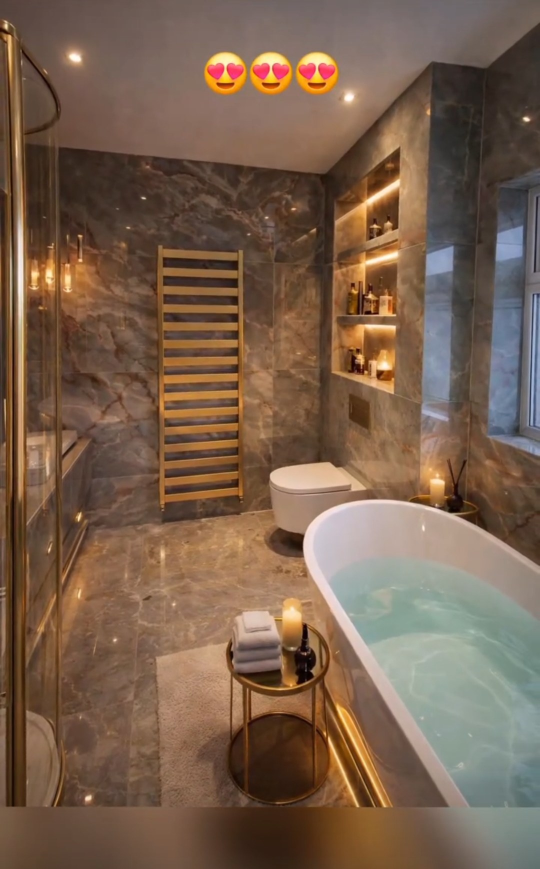
#> input picture src/originals/project-brass-suite.jpg, 1080 x 1738 px (shown at 1/2 size)
$ python images.py
#> lines starting #> are read from the running program, lines starting #| are printed output that depends on the picture
"""Generate web images from src/originals into assets/img.

  python3 tools/images.py

For every photo: crop away watermarks / Instagram overlays, then write
WebP and JPEG at each width in WIDTHS (never upscaled). Also builds the
transparent logo mark, favicons and the 1200x630 social share image.
Needs Pillow (pip install pillow).
"""
from pathlib import Path
from PIL import Image, ImageOps

ROOT = Path(__file__).resolve().parent.parent
SRC = ROOT / "src" / "originals"
OUT = ROOT / "assets" / "img"
WIDTHS = (640, 1080)

# name: (left, top, right, bottom) crop box in source pixels, None = keep all
PHOTOS = {
    "project-brass-suite":   (0, 235, 1080, 1600),   # emoji overlay + story bar
    "project-onyx-wetroom":  (0, 0, 1080, 1590),     # "Custom by" signature
    "project-stone-ensuite": (0, 0, 1080, 1420),     # old logo badge
    "project-star-dark":     (0, 0, 1086, 1225),     # watermark
    "project-star-light":    (0, 0, 1080, 1205),     # watermark
    "project-cloakroom":     (0, 0, 1023, 1320),     # watermark
}


def save_variants(im, name):
    for w in WIDTHS:
        r = im if im.width <= w else im.resize((w, round(im.height * w / im.width)), Image.LANCZOS)
        r.save(OUT / f"{name}-{w}.webp", "WEBP", quality=78, method=6)
        r.save(OUT / f"{name}-{w}.jpg", "JPEG", quality=80, optimize=True, progressive=True)
    return im.size


# [57 lines left out: functions mark, og, not called in this run]


if __name__ == "__main__":
    OUT.mkdir(parents=True, exist_ok=True)
    for name, box in PHOTOS.items():
        im = Image.open(SRC / f"{name}.jpg").convert("RGB")
#> im is the input picture: PIL image 1080x1738 RGB; mean R, G, B 121.4, 96.6, 77.6
        if box:
            im = im.crop(box)
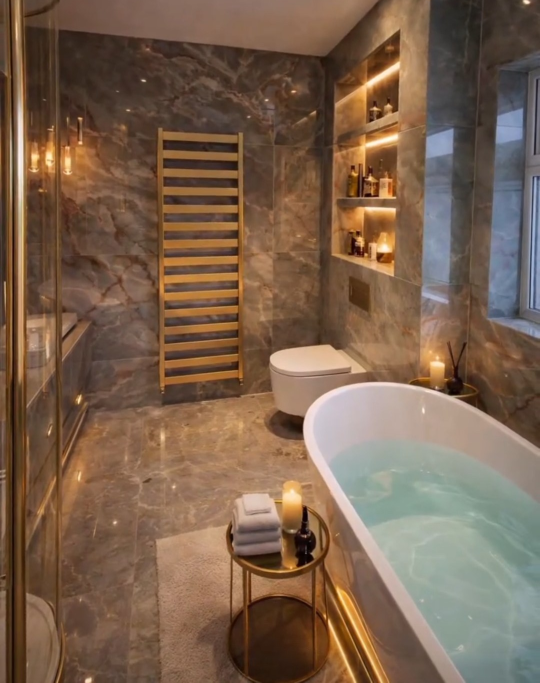
#> im: PIL image 1080x1365 RGB (shown at 1/2 size); mean R, G, B 123.1, 97.9, 78
        print(name, save_variants(im, name))
#> the loop in save_variants, `for w in WIDTHS:` made 2 passes
#> pass 1, in save_variants, `r = im if im.width <= w else im.resize((w, round(im.height * w / im.wi..`:
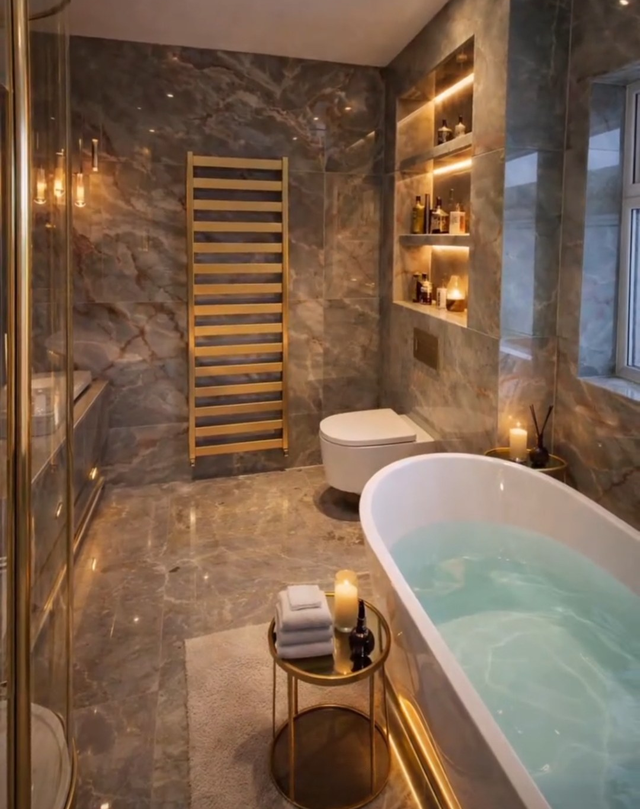
#> r: PIL image 640x809 RGB; mean R, G, B 123.1, 97.9, 78
#| project-brass-suite (1080, 1365)
#> (the run stopped early here; a loop or call above may not have finished)
